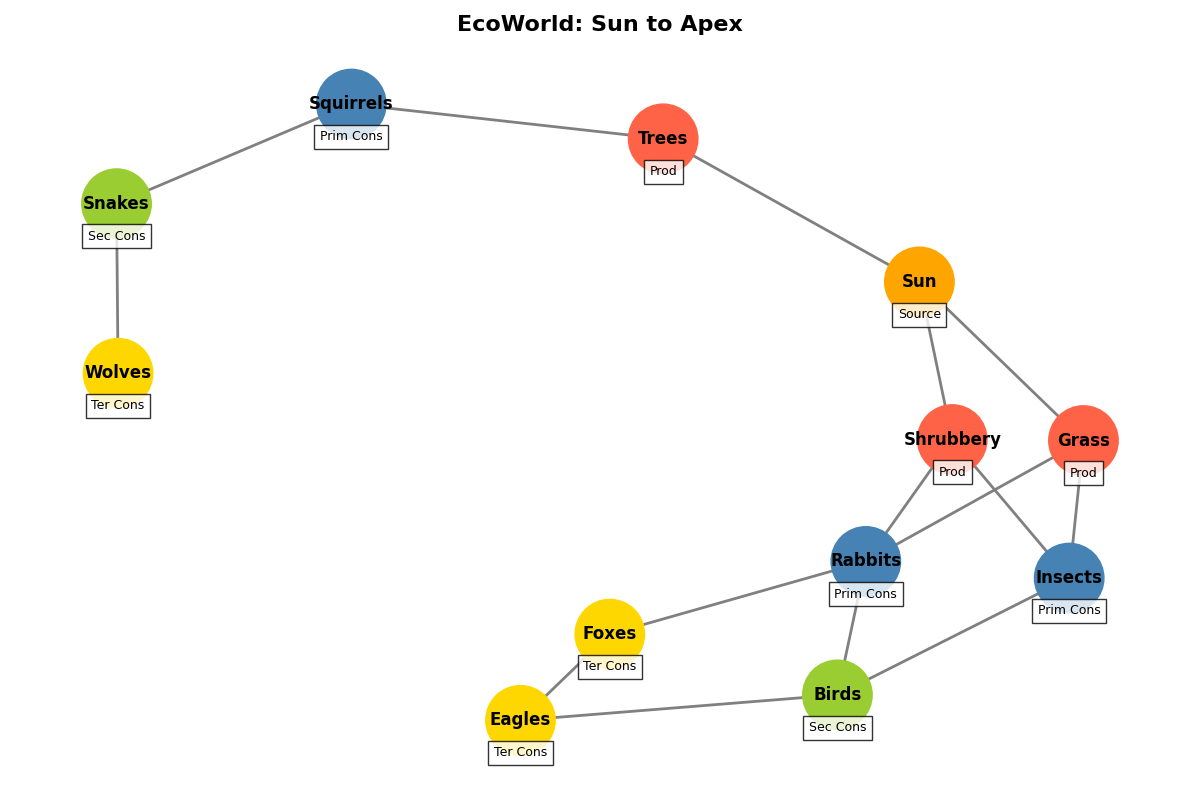

Generate this figure with Python:
import matplotlib.pyplot as plt
import networkx as nx

nodes = {
    "Sun": "Source",
    "Grass": "Prod",
    "Shrubbery": "Prod",
    "Trees": "Prod",
    "Insects": "Prim Cons",
    "Rabbits": "Prim Cons",
    "Squirrels": "Prim Cons",
    "Birds": "Sec Cons",
    "Snakes": "Sec Cons",
    "Foxes": "Ter Cons",
    "Wolves": "Ter Cons",
    "Eagles": "Ter Cons",
}

edges = [
    ("Sun", "Grass"),
    ("Sun", "Shrubbery"),
    ("Sun", "Trees"),
    ("Grass", "Insects"),
    ("Shrubbery", "Insects"),
    ("Trees", "Squirrels"),
    ("Grass", "Rabbits"),
    ("Shrubbery", "Rabbits"),
    ("Insects", "Birds"),
    ("Squirrels", "Snakes"),
    ("Rabbits", "Birds"),
    ("Rabbits", "Foxes"),
    ("Snakes", "Wolves"),
    ("Birds", "Eagles"),
    ("Foxes", "Eagles"),
]

# Change from DiGraph to Graph for an undirected graph
G = nx.Graph()
G.add_nodes_from(nodes)
G.add_edges_from(edges)

pos = nx.spring_layout(G, k=0.5, iterations=50)

color_map = {
    "Source": "orange",
    "Prod": "#FF6347",
    "Prim Cons": "#4682B4",
    "Sec Cons": "#9ACD32",
    "Ter Cons": "#FFD700",
}

node_colors = [color_map[nodes[node]] for node in G.nodes()]

plt.figure(figsize=(12, 8))
nx.draw_networkx_nodes(G, pos, node_color=node_colors, node_size=2500)
# Remove arrows since this is an undirected graph
nx.draw_networkx_edges(G, pos, edge_color='gray', width=2)
nx.draw_networkx_labels(G, pos, font_size=12, font_weight='bold', font_color='black')

plt.title("EcoWorld: Sun to Apex", fontsize=16, fontweight='bold')

labels_legend = {node: role for node, role in nodes.items()}
for node, (x, y) in pos.items():
    plt.text(x, y - 0.1, labels_legend[node], fontsize=9, ha='center', va='center', bbox=dict(facecolor='white', alpha=0.8))

plt.axis('off')
plt.tight_layout()
plt.show()
